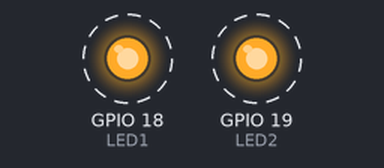
Simulated run of this sketch. Board: ESP32. Shown: output pins drawn as LEDs (lit = HIGH). Dashed ring = blinking.

Above: at 0.12 s.
Timing chart, 0 to 3.0 s (numbered marks = the images above):
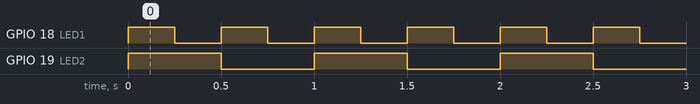

The sketch:

freetos.ino
```cpp
#define LED1 18
#define LED2 19

void taskA(void *pvParam)
{
   pinMode(LED1, OUTPUT);   // 將接腳設定為輸出模式
   while(1){
    digitalWrite(LED1,!digitalRead(LED1));//切換腳位
    vTaskDelay(pdMS_TO_TICKS(250)); //delay 250ms
   }
}

void taskB(void *pvParam)
{
   pinMode(LED2, OUTPUT);   // 將接腳設定為輸出模式
   while(1){
    digitalWrite(LED2,!digitalRead(LED2));//切換腳位
    vTaskDelay(500/portTICK_PERIOD_MS); //delay 500ms
   }
}


void setup() {
  // put your setup code here, to run once:
  xTaskCreate(taskA,"taskA",1000,NULL,1,NULL);
  xTaskCreate(taskB,"taskB",1000,NULL,1,NULL);
}

void loop() {
  // put your main code here, to run repeatedly:

}
```

Measured:
- by itself, GPIO 18 (LED1): alternates HIGH for 0.25 s and LOW for 0.25 s
- by itself, GPIO 19 (LED2): alternates HIGH for 0.50 s and LOW for 0.50 s
- by itself, everything shown: repeats every 1.0 s, in 4 steps
